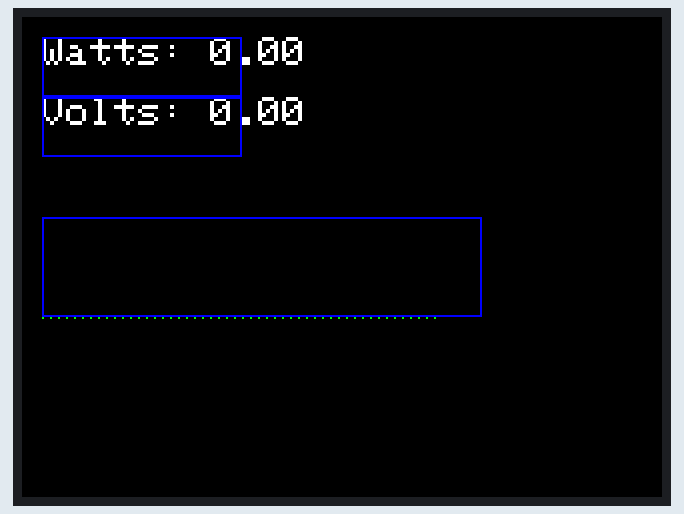
The sketch below on a simulated Arduino Uno, built with avr-gcc and run on an emulated ATmega328P. Parts: 320×240 colour display. Random numbers use the default seed unless the sketch sets one.

Above: at 0.3 s.
At 1.17 s:
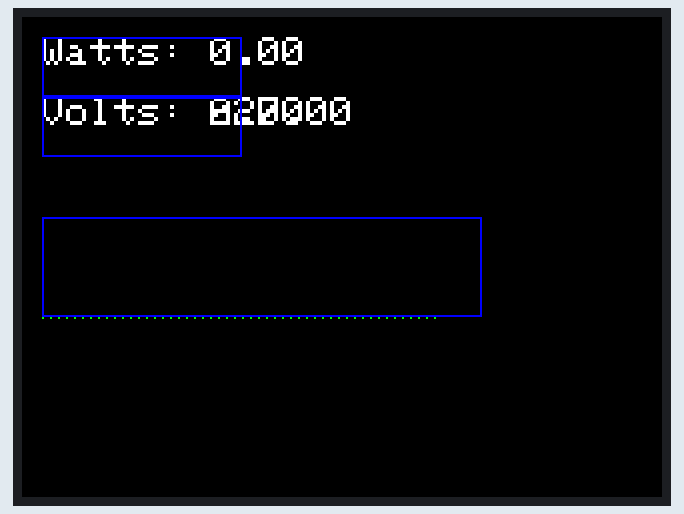
At 2.1 s:
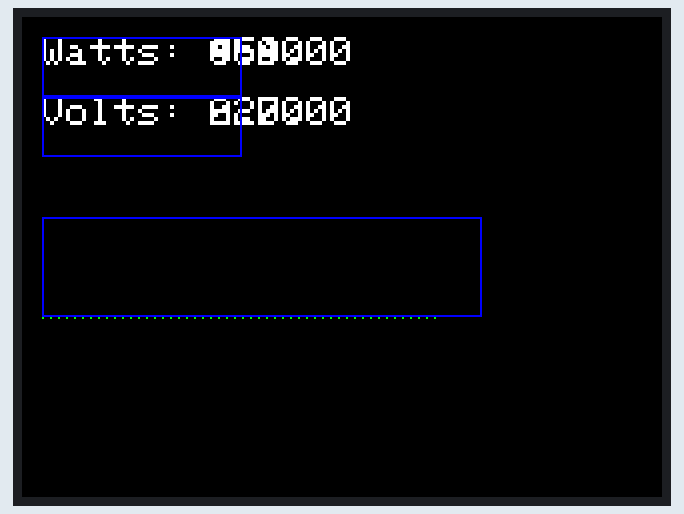
At 16.2 s:
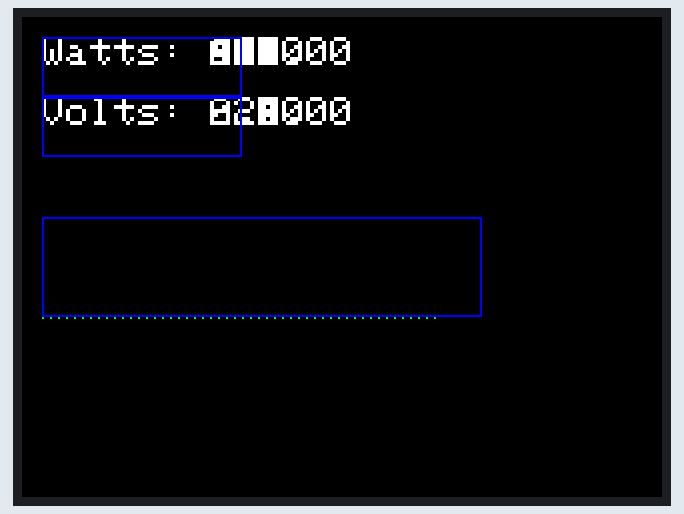

Measured:
- what the display in image 3 shows lasts 3.8 s, from 16.2 s to 20.0 s

The sketch:

watt_mature2.ino
```cpp
#include <Adafruit_GFX.h>
#include <Adafruit_ILI9341.h>
#include <SPI.h>

#define TFT_CS     15
#define TFT_RST    4
#define TFT_DC     2
Adafruit_ILI9341 tft = Adafruit_ILI9341(TFT_CS, TFT_DC, TFT_RST);

// Define color scheme
const uint16_t COLOR_BG = ILI9341_BLACK;
const uint16_t COLOR_TEXT = ILI9341_WHITE;
const uint16_t COLOR_FRAME = ILI9341_BLUE;
const uint16_t COLOR_GRAPH = ILI9341_GREEN;

// Macro to simplify widget creation
#define CREATE_WIDGET(_x, _y, _w, _h, _processCb, _displayCb, _frequency) \
  Widget(_x, _y, _w, _h, _processCb, _displayCb, _frequency)

// Widget class representing a single widget
class Widget {
  public:
    int16_t x, y, width, height;
    std::function<void()> processCb;  // Lambda for process callback
    std::function<void()> displayCb;  // Lambda for display callback
    uint16_t processFrequency;
    uint32_t lastProcessTime;
    bool hasFrame;
    bool hasBackground;
    uint16_t bgColor;

    Widget(int16_t _x, int16_t _y, int16_t _w, int16_t _h,
           std::function<void()> _processCb, std::function<void()> _displayCb, uint16_t _frequency)
      : x(_x), y(_y), width(_w), height(_h),
        processCb(_processCb), displayCb(_displayCb),
        processFrequency(_frequency), lastProcessTime(0),
        hasFrame(true), hasBackground(false), bgColor(COLOR_BG) {}

    void process(uint32_t currentTime) {
      if (currentTime - lastProcessTime >= processFrequency) {
        processCb();
        lastProcessTime = currentTime;
      }
    }

    void display() {
      if (hasBackground) {
        tft.fillRect(x, y, width, height, bgColor);
      }
      displayCb();
      if (hasFrame) {
        tft.drawRect(x, y, width, height, COLOR_FRAME);
      }
    }
};

// WidgetManager class to handle layout switching and updates
class WidgetManager {
  public:
    WidgetManager(Widget **_allWidgets, int _totalWidgetCount, Widget **layout, int layoutSize)
      : allWidgets(_allWidgets), totalWidgetCount(_totalWidgetCount),
        currentLayout(layout), currentLayoutSize(layoutSize) {}

    // Switches the layout but keeps processing all widgets in the background
    void switchLayout(Widget **newLayout, int newSize) {
      currentLayout = newLayout;
      currentLayoutSize = newSize;
      tft.fillScreen(COLOR_BG);  // Clear the screen when switching layouts
    }

    // Process all widgets (even if not part of the current layout)
    void processAllWidgets(uint32_t currentTime) {
      for (int i = 0; i < totalWidgetCount; i++) {
        allWidgets[i]->process(currentTime);
      }
    }

    // Update display only for widgets in the current layout
    void updateDisplay() {
      for (int i = 0; i < currentLayoutSize; i++) {
        currentLayout[i]->display();
      }
    }

  private:
    Widget **allWidgets;
    int totalWidgetCount;
    Widget **currentLayout;
    int currentLayoutSize;
};

// Dynamic data for widgets
float watts = 0, volts = 0, amperes = 0;
float wattsHistory[50];     // Rolling history for watts graph
float wattHours = 0;        // Accumulated watt-hours
float wattHoursHistory[50]; // Rolling history for watt-hours graph
int historyIndex = 0;

// Time tracking for Wh integration (milliseconds to hours conversion)
uint32_t lastWhCalculationTime = 0;
const float MS_TO_HOURS = 1.0 / (60 * 60 * 1000);  // Milliseconds to hours conversion factor

// Process functions using lambdas
auto processWatts = []() { watts = volts * amperes; };
auto processVolts = []() { volts = random(220, 230); };
auto processAmperes = []() { amperes = random(1, 5); };

// Watt-hours calculation
auto processWattHours = []() {
  uint32_t currentTime = millis();
  float deltaTime = (currentTime - lastWhCalculationTime) * MS_TO_HOURS;  // Convert time to hours
  wattHours += watts * deltaTime;   // Integrate watts over time to get watt-hours
  lastWhCalculationTime = currentTime;  // Update the last calculation time
};

// Update watts and watt-hours history for graph
auto updateWattsGraph = []() {
  wattsHistory[historyIndex] = watts;
  historyIndex = (historyIndex + 1) % 50;  // Circular buffer for history
};

auto updateWattHoursGraph = []() {
  wattHoursHistory[historyIndex] = wattHours;
  historyIndex = (historyIndex + 1) % 50;  // Circular buffer for history
};

// Display functions using lambdas
auto displayWatts = []() {
  tft.setCursor(10, 10);
  tft.setTextColor(COLOR_TEXT);
  tft.setTextSize(2);
  tft.print("Watts: ");
  tft.println(watts);
};

auto displayVolts = []() {
  tft.setCursor(10, 40);
  tft.setTextColor(COLOR_TEXT);
  tft.setTextSize(2);
  tft.print("Volts: ");
  tft.println(volts);
};

auto displayAmperes = []() {
  tft.setCursor(10, 70);
  tft.setTextColor(COLOR_TEXT);
  tft.setTextSize(2);
  tft.print("Amperes: ");
  tft.println(amperes);
};

auto displayWattsGraph = []() {
  tft.fillRect(10, 100, 220, 50, COLOR_BG);  // Clear graph area
  for (int i = 0; i < 50; i++) {
    int index = (historyIndex + i) % 50;
    int graphX = 10 + i * 4;
    int graphY = 150 - wattsHistory[index] * 10;  // Scale watts to graph
    tft.drawPixel(graphX, graphY, COLOR_GRAPH);
  }
};

auto displayWattHours = []() {
  tft.setCursor(10, 10);
  tft.setTextColor(COLOR_TEXT);
  tft.setTextSize(2);
  tft.print("Watt-hours: ");
  tft.println(wattHours, 2);  // Display with 2 decimal precision
};

auto displayWattHoursGraph = []() {
  tft.fillRect(10, 100, 220, 50, COLOR_BG);  // Clear graph area
  for (int i = 0; i < 50; i++) {
    int index = (historyIndex + i) % 50;
    int graphX = 10 + i * 4;
    int graphY = 150 - wattHoursHistory[index] * 10;  // Scale watt-hours to graph
    tft.drawPixel(graphX, graphY, COLOR_GRAPH);
  }
};

// Define Widgets
Widget wattsWidget = CREATE_WIDGET(10, 10, 100, 30, processWatts, displayWatts, 100);
Widget voltsWidget = CREATE_WIDGET(10, 40, 100, 30, processVolts, displayVolts, 1000);
Widget amperesWidget = CREATE_WIDGET(10, 70, 100, 30, processAmperes, displayAmperes, 1000);
Widget wattsGraphWidget = CREATE_WIDGET(10, 100, 220, 50, updateWattsGraph, displayWattsGraph, 1000);
Widget wattHoursWidget = CREATE_WIDGET(10, 10, 100, 30, processWattHours, displayWattHours, 1000);
Widget wattHoursGraphWidget = CREATE_WIDGET(10, 100, 220, 50, updateWattHoursGraph, displayWattHoursGraph, 1000);

// Layouts
Widget *layout1[] = { &wattsWidget, &voltsWidget, &wattsGraphWidget };
Widget *layout2[] = { &wattsWidget, &voltsWidget, &amperesWidget };
Widget *layout3[] = { &voltsWidget, &wattsGraphWidget };
// Layout 4 only shows watts
Widget *layout4[] = { &wattsWidget };

// Layout 5 displays watt-hours and its graph
Widget *layout5[] = { &wattHoursWidget, &wattHoursGraphWidget };

// Total widget list for background processing
Widget *allWidgets[] = { &wattsWidget, &voltsWidget, &amperesWidget, &wattsGraphWidget, &wattHoursWidget, &wattHoursGraphWidget };

// Layout sizes
int layout1Size = sizeof(layout1) / sizeof(layout1[0]);
int layout2Size = sizeof(layout2) / sizeof(layout2[0]);
int layout3Size = sizeof(layout3) / sizeof(layout3[0]);
int layout4Size = sizeof(layout4) / sizeof(layout4[0]);
int layout5Size = sizeof(layout5) / sizeof(layout5[0]);
int allWidgetsSize = sizeof(allWidgets) / sizeof(allWidgets[0]);

// Initialize widget manager with all widgets and initial layout
WidgetManager manager(allWidgets, allWidgetsSize, layout1, layout1Size);

void setup() {
  tft.begin();
  tft.setRotation(3);  // Adjust screen orientation if necessary
  tft.fillScreen(COLOR_BG);

  // Initialize lastWhCalculationTime to current time
  lastWhCalculationTime = millis();
}

void loop() {
  uint32_t currentTime = millis();

  // Process all widgets, even if they are not part of the current layout
  manager.processAllWidgets(currentTime);

  // Update only the widgets in the current layout for display
  manager.updateDisplay();

  // Example layout switching based on time (or add your own conditions)
  if (currentTime > 20000 && currentTime < 40000) {
    manager.switchLayout(layout2, layout2Size);  // Switch to layout 2
  } else if (currentTime > 40000 && currentTime < 60000) {
    manager.switchLayout(layout3, layout3Size);  // Switch to layout 3
  } else if (currentTime > 60000 && currentTime < 80000) {
    manager.switchLayout(layout4, layout4Size);  // Switch to layout 4
  } else if (currentTime > 80000) {
    manager.switchLayout(layout5, layout5Size);  // Switch to watt-hours layout
  }
}
```
